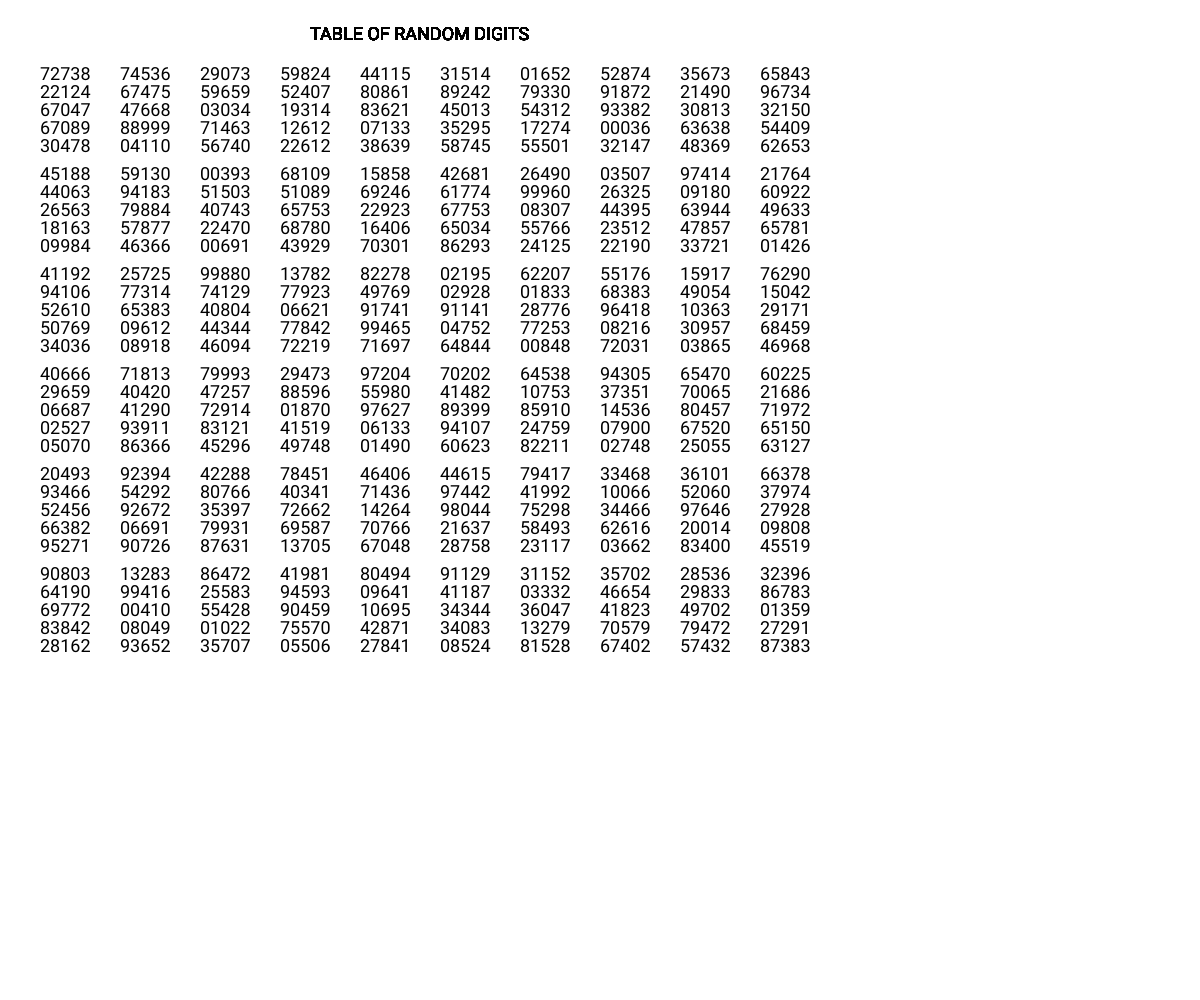
Frame 1 (no input)
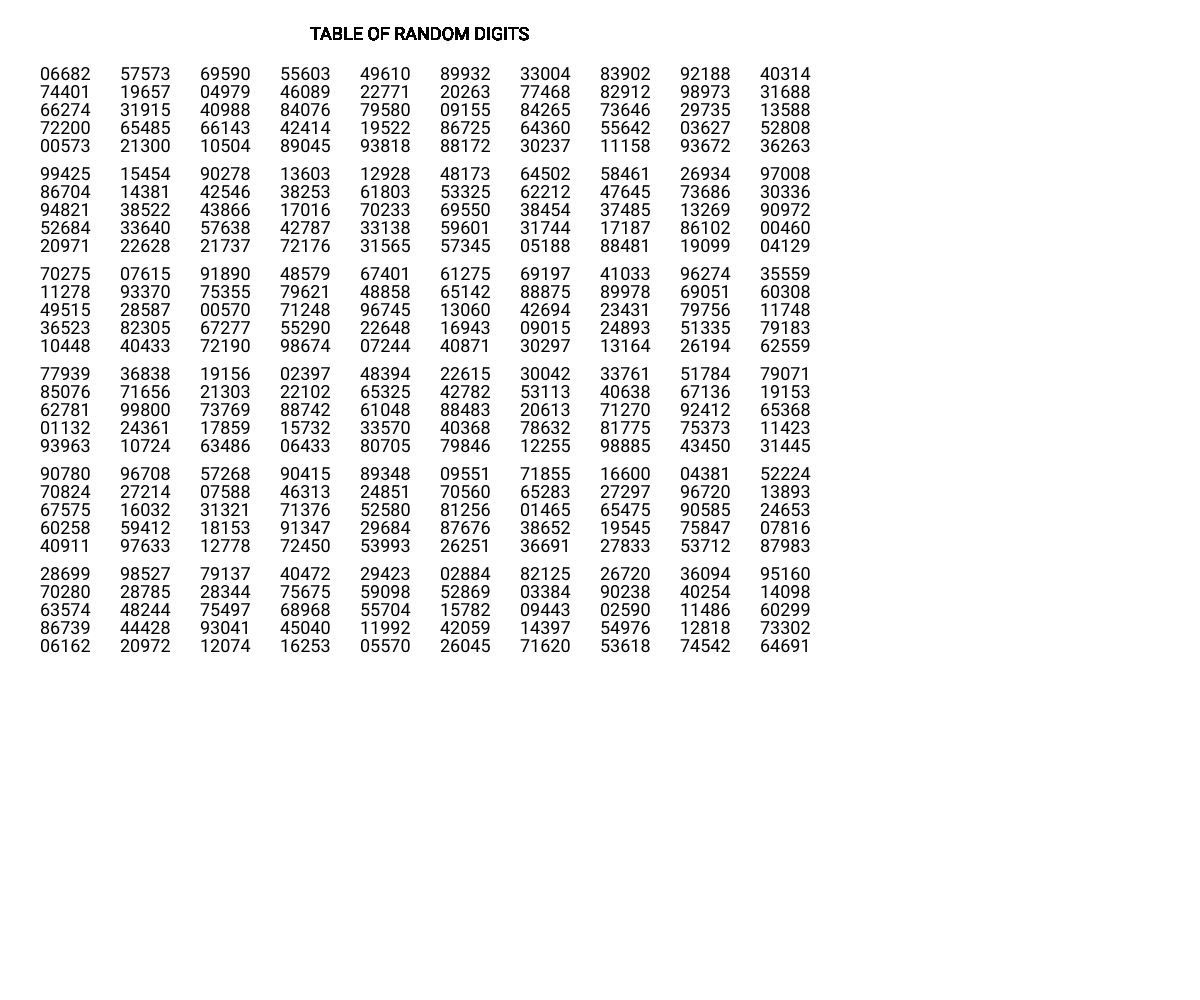
Frame 2 (the mouse pressed at the canvas centre, redrawn once)

The p5.js sketch that drew these frames (run headless with seeded random() and noise() and a simulated clock; the mouse was pressed at the canvas centre and the sketch redrawn once):

// p5.js sketch
// ── sketch.js
//table of random digits

var x
var y
var n = ["0", "1", "2", "3", "4", "5", "6", "7", "8", "9"]
var randomNum = "";

function setup() {
  createCanvas(w=windowWidth, h=windowHeight);
  textFont("Roboto", 18);
  noLoop();
}

function draw() {
  background(255);

  for (x = 20; x < 400; x += 40) {
    for (y = 40; y < 300; y += -40) {
      push();
      text ("TABLE OF RANDOM DIGITS", 310, 40);
      translate(x, y);
      numeri();
      pop();
    }
  }
}

function numeri() {
  for (var i = 0; i < 5; i++) {
    randomNum = random(n) + random(n) + random(n) + random(n) + random(n);
    fill(0);
    text(randomNum, x, y);
    y += 18;

  }
}
